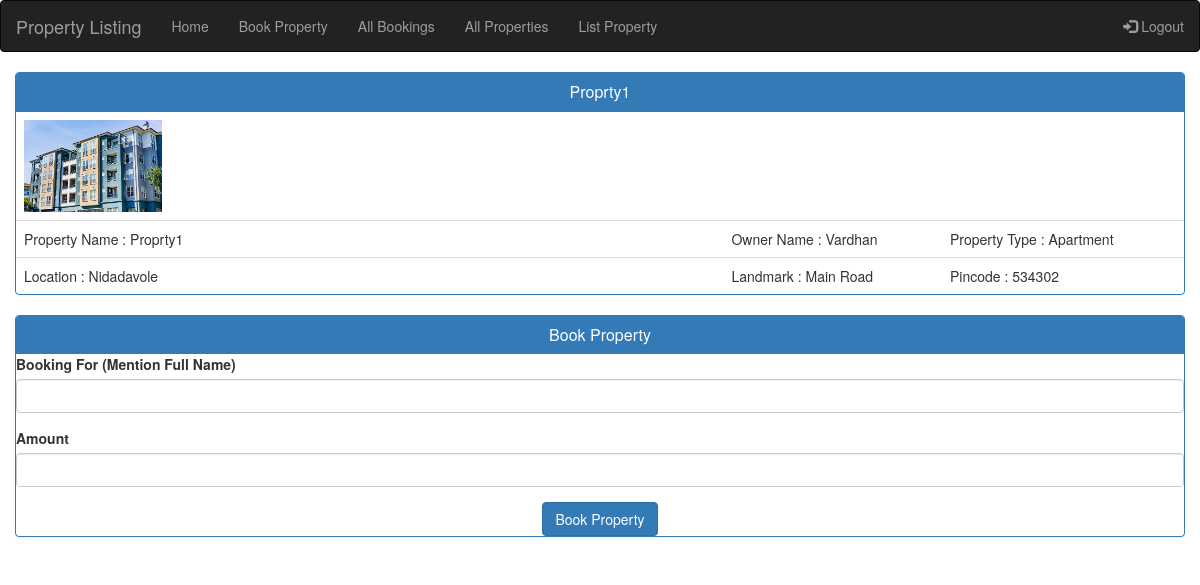
The app's page /properties/bookProperty/1/ with its own data.
### properties/models.py (models this page shows)
class Property(models.Model):
    property_name = models.CharField(max_length=255)
    owner_name = models.CharField(max_length=255)
    location = models.CharField(max_length=255)
    landmark = models.CharField(max_length=255)
    pincode = models.IntegerField()
    created_at = models.DateTimeField(auto_now_add = True)
    updated_at = models.DateTimeField(auto_now = True)
    booked_at = models.DateTimeField(null=True, blank=True, default=None)
    property_type = models.CharField(max_length=255)
    property_status = models.CharField(max_length =100, default="NOT BOOKED")
    buyer = models.CharField(max_length=100, null=True, blank=True, default=None)
    amount = models.IntegerField(null=True, blank=True, default=None)
    objects = PropertyManager()

### properties/views.py (the view)
# urls.py: path(r'/bookProperty/<int:id>/', views.bookProperty),
def bookProperty(request, id):
    property = Property.objects.get(id=id)
    return render(request, 'bookProperty.html', {
        'property': property,
    })

### app/templates/bookProperty.html (shortened to what this page needs)
<!DOCTYPE html>
<html lang="en">
<head>
    <meta content="width=device-width, initial-scale=1, shrink-to-fit=no" name="viewport" /> {% load static %}
    <link rel="stylesheet" href=
"https://maxcdn.bootstrapcdn.com/bootstrap/3.4.0/css/bootstrap.min.css"/>
</head>
<body>
    {% include "navbar.html" %}
    <div class="container">
        <div class="row justify-content-center">
            <div class="col-10">
                <div class="panel panel-primary">
					<div class="panel-heading">
						<h3 class="panel-title text-center">{{property.property_name}}</h3>
					</div>
                    <table class="table table-hover" id="dev-table">
                        <tr>
                            <td>
                                {% if property.property_type == 'Villa' %}
                                    <img src="/media/villa.jpg" alt="Villa" style="width:20%;">
                                {% elif  property.property_type == 'Apartment' %}
                                    <img src="/media/apartment.jpg" alt="Apartment" style="width:20%;">
                                {% elif  property.property_type == 'Individual House' %}
                                    <img src="/media/ihouse.jpg" alt="Individual House" style="width:20%;">
                                {% else %}
                                <img src="/media/sc.jpg" alt="Shopping Complex" style="width:20%;">
                                {% endif %}
                            </td>
                        </tr>
                        <tr>
                            <td>
                                Property Name : {{property.property_name}}
                            </td>
                            <td>
                                Owner Name : {{property.owner_name}}
                            </td>
                            <td>
                                Property Type : {{property.property_type}}
                            </td>
                        </tr>
                        <tr>
                            <td>
                                Location : {{property.location}}
                            </td>
                            <td>
                                Landmark : {{property.landmark}}
                            </td>
                            <td>
                                Pincode : {{property.pincode}}
                            </td>
                        </tr>
                    </table>
                </div>
                <div class="panel panel-primary">
					<div class="panel-heading">
						<h3 class="panel-title text-center">Book Property</h3>
					</div>
                    <form method="post" action="/properties/buyProperty/{{property.id}}/">
                        <div class="form-group">
                            <label>Booking For (Mention Full Name)</label>
                            <input name="name" type="text" class="form-control form-control-danger">
                        </div>
                        <div class="form-group">
                            <label>Amount</label>
                            <input name="amount" type="text" class="form-control form-control-danger">
                        </div>
                        <div class="mx-auto text-center">
                            <input type="submit" value="Book Property" class="btn btn-primary">
                        </div>
                    </form>
                </div>
			</div>
        </div>
    </div>
</body>
</html>

### records on screen
Property: property_name "Proprty1", owner_name "Vardhan", property_type "Apartment", location "Nidadavole", landmark "Main Road", pincode "534302"
